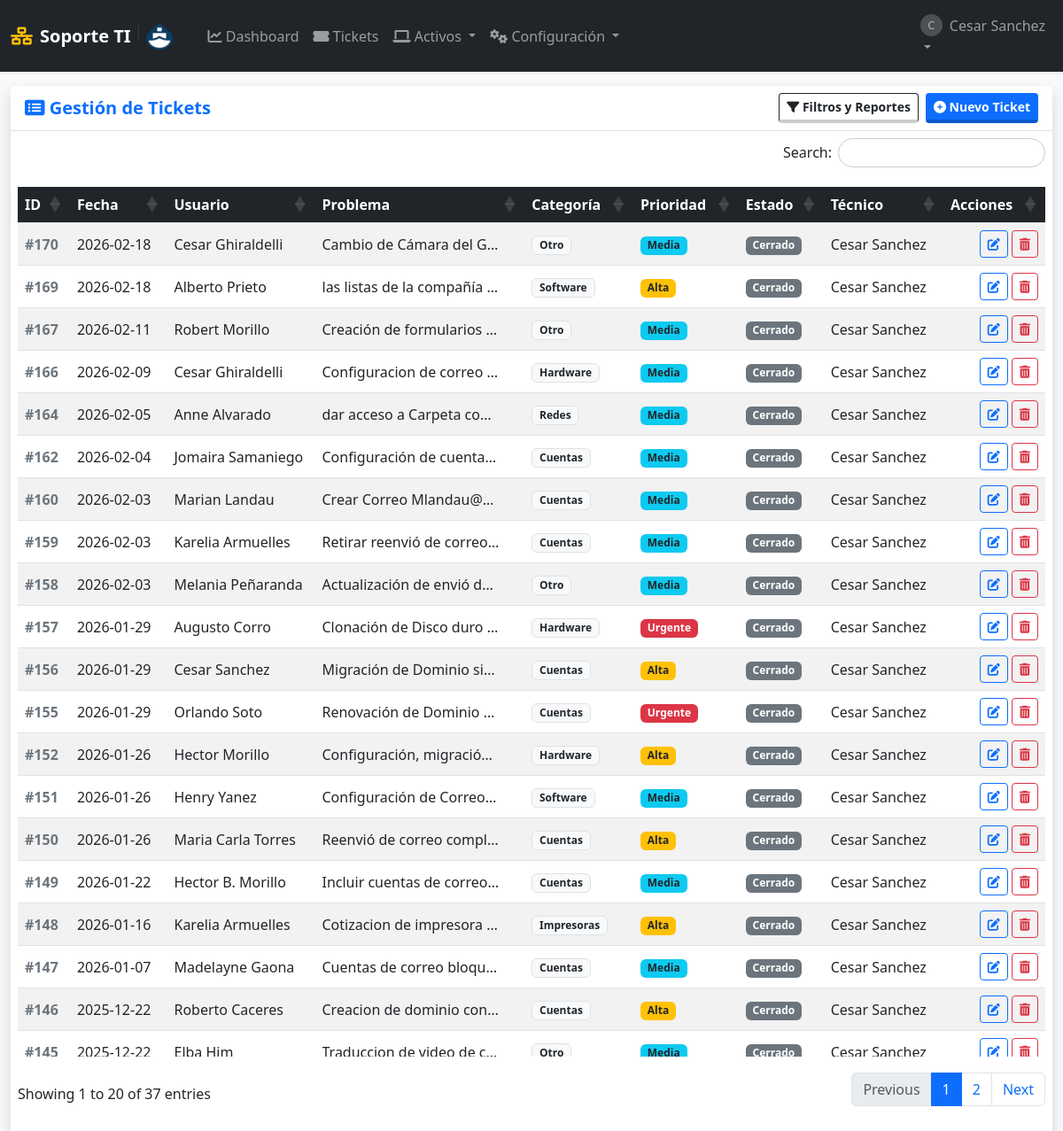
The app's page /soportes?tecnico_id=54 (signed in) with its own data.
### tables this page shows
CREATE TABLE usuarios (
            id INTEGER PRIMARY KEY AUTOINCREMENT,
            username TEXT UNIQUE NOT NULL,
            email TEXT UNIQUE,
            password_hash TEXT NOT NULL,
            role TEXT NOT NULL DEFAULT 'user' CHECK(role IN ('admin', 'user', 'tecnico')),
            departamento TEXT,
            fecha_creacion TIMESTAMP DEFAULT CURRENT_TIMESTAMP
        );

CREATE TABLE soportes (
            id INTEGER PRIMARY KEY AUTOINCREMENT,
            fecha_creacion TIMESTAMP DEFAULT CURRENT_TIMESTAMP,
            
            usuario_id INTEGER NOT NULL,  -- Quién reporta
            tecnico_id INTEGER,           -- Quién atiende
            equipo_id INTEGER,            -- Equipo afectado (opcional)
            
            problema TEXT NOT NULL,
            descripcion_detallada TEXT,
            
            estado TEXT NOT NULL DEFAULT 'Abierto',
            prioridad TEXT NOT NULL DEFAULT 'Media',
            categoria TEXT NOT NULL DEFAULT 'Otro',
            
            solucion TEXT,
            fecha_inicio DATE,
            fecha_finalizacion DATE,
            
            FOREIGN KEY (usuario_id) REFERENCES usuarios (id) ON DELETE CASCADE,
            FOREIGN KEY (tecnico_id) REFERENCES usuarios (id) ON DELETE SET NULL,
            FOREIGN KEY (equipo_id) REFERENCES equipos (id) ON DELETE SET NULL
        );

### app.py (the view)
@app.route('/soportes')
@login_required
def lista_soportes():
    db = get_db()
    f_inicio = request.args.get('fecha_inicio')
    f_fin = request.args.get('fecha_fin')
    f_categoria = request.args.get('categoria')
    f_prioridad = request.args.get('prioridad')
    f_estado = request.args.get('estado')
    f_tecnico = request.args.get('tecnico_id')
    query = """
        SELECT s.*, u.username as nombre_usuario, t.username as nombre_tecnico
        FROM soportes s
        JOIN usuarios u ON s.usuario_id = u.id
        LEFT JOIN usuarios t ON s.tecnico_id = t.id
        WHERE 1=1
    """
    params = []
    if session['role'] == 'user':
        query += " AND s.usuario_id = ?"
        params.append(session['user_id'])
    if f_inicio and f_fin:
        query += " AND date(s.fecha_creacion) BETWEEN ? AND ?"
        params.extend([f_inicio, f_fin])
    if f_categoria and f_categoria != 'Todos':
        query += " AND s.categoria = ?"
        params.append(f_categoria)
    if f_prioridad and f_prioridad != 'Todos':
        query += " AND s.prioridad = ?"
        params.append(f_prioridad)
    if f_estado and f_estado != 'Todos':
        query += " AND s.estado = ?"
        params.append(f_estado)
    if f_tecnico and f_tecnico != 'Todos':
        query += " AND s.tecnico_id = ?"
        params.append(f_tecnico)
    query += """ ORDER BY CASE WHEN s.estado IN ('Abierto', 'En Proceso') THEN 0 ELSE 1 END ASC, s.fecha_creacion DESC """
    tickets = db.execute(query, params).fetchall()
    tecnicos = db.execute("SELECT id, username FROM usuarios WHERE role IN ('admin', 'tecnico')").fetchall()
    return render_template('lista_soportes.html', soportes=tickets, tecnicos=tecnicos, categorias=CATEGORIAS, prioridades=PRIORIDADES, estados=ESTADOS)

### app.py (called while the page is built)
def get_db():
    if 'db' not in g:
        g.db = sqlite3.connect(app.config['DB_FILE'])
        g.db.row_factory = sqlite3.Row
        g.db.execute("PRAGMA foreign_keys = ON")
    return g.db

def login_required(f):
    @wraps(f)
    def decorated_function(*args, **kwargs):
        if 'user_id' not in session:
            flash('Por favor, inicia sesión.', 'warning')
            return redirect(url_for('login'))
        return f(*args, **kwargs)
    return decorated_function

### templates/lista_soportes.html (shortened to what this page needs)
{% extends "layout.html" %}
{% block content %}
<div class="card shadow h-100 border-0">
    <div class="card-header bg-white py-2 border-bottom d-flex justify-content-between align-items-center">
        <h5 class="mb-0 text-primary fw-bold"><i class="fas fa-list-alt"></i> Gestión de Tickets</h5>
        <div class="d-flex gap-2">
            <button class="btn btn-outline-dark btn-sm" type="button" data-bs-toggle="collapse" data-bs-target="#panelFiltros">
                <i class="fas fa-filter"></i> Filtros y Reportes
            </button>
            <a href="{{ url_for('agregar') }}" class="btn btn-primary btn-sm">
                <i class="fas fa-plus-circle"></i> Nuevo Ticket
            </a>
        </div>
    </div>
    <div class="card-body p-2">
        <table class="table table-striped table-hover tabla-enterprise w-100 align-middle">
            <thead>
                <tr>
                    <th>ID</th>
                    <th>Fecha</th>
                    <th>Usuario</th>
                    <th>Problema</th>
                    <th>Categoría</th>
                    <th>Prioridad</th>
                    <th>Estado</th>
                    <th>Técnico</th>
                    <th>Acciones</th>
                </tr>
            </thead>
            <tbody>
                {% for soporte in soportes %}
                <tr>
                    <td class="fw-bold text-secondary">#{{ soporte.id }}</td>
                    <td data-order="{{ soporte.fecha_creacion }}">
                        {{ soporte.fecha_creacion[:10] }}
                    </td>
                    <td>{{ soporte.nombre_usuario }}</td>
                    <td title="{{ soporte.problema }}">
                        <div style="max-width: 200px; white-space: nowrap; overflow: hidden; text-overflow: ellipsis;">
                            {{ soporte.problema }}
                        </div>
                    </td>
                    <td><span class="badge bg-light text-dark border">{{ soporte.categoria }}</span></td>
                    <td>
                        {% if soporte.prioridad == 'Urgente' %}<span class="badge bg-danger">Urgente</span>
                        {% elif soporte.prioridad == 'Alta' %}<span class="badge bg-warning text-dark">Alta</span>
                        {% else %}<span class="badge bg-info text-dark">{{ soporte.prioridad }}</span>
                        {% endif %}
                    </td>
                    <td>
                        {% if soporte.estado == 'Abierto' %}<span class="badge bg-success">Abierto</span>
                        {% elif soporte.estado == 'En Proceso' %}<span class="badge bg-primary">En Proceso</span>
                        {% elif soporte.estado == 'Resuelto' %}<span class="badge bg-info">Resuelto</span>
                        {% else %}<span class="badge bg-secondary">Cerrado</span>
                        {% endif %}
                    </td>
                    <td>{{ soporte.nombre_tecnico or '' }}</td>
                    <td class="text-end">
                        <div class="d-flex gap-1 justify-content-end">
                            {% if session['role'] in ['admin', 'tecnico'] or session['user_id'] == soporte.usuario_id %}
                                <a href="{{ url_for('editar', ticket_id=soporte.id) }}" class="btn btn-outline-primary btn-sm" title="Ver/Editar">
                                    <i class="fas fa-edit"></i>
                                </a>
                            {% endif %}
                            {% if session['role'] == 'admin' %}
                                <form action="{{ url_for('eliminar_soporte', ticket_id=soporte.id) }}" method="POST" onsubmit="return confirm('⚠️ ¿Eliminar Ticket #{{ soporte.id }}?\nEsta acción es irreversible.');">
                                    <button class="btn btn-outline-danger btn-sm" title="Eliminar Ticket">
                                        <i class="fas fa-trash-alt"></i>
                                    </button>
                                </form>
                            {% endif %}
                        </div>
                    </td>
                </tr>
                {% endfor %}
            </tbody>
        </table>
    </div>
</div>
{% endblock %}

### templates/layout.html (shortened to what this page needs)
<!DOCTYPE html>
<html lang="es">
<head>
    <link href="https://cdn.jsdelivr.net/npm/bootstrap@5.3.0/dist/css/bootstrap.min.css" rel="stylesheet">
    <link rel="stylesheet" href="https://cdnjs.cloudflare.com/ajax/libs/font-awesome/6.0.0/css/all.min.css">
    <link rel="stylesheet" href="https://cdn.datatables.net/1.13.4/css/dataTables.bootstrap5.min.css">
    <link rel="stylesheet" href="https://cdn.datatables.net/responsive/2.4.1/css/responsive.bootstrap5.min.css">
    <link rel="stylesheet" href="https://cdn.datatables.net/buttons/2.3.6/css/buttons.bootstrap5.min.css">
    <link rel="stylesheet" href="{{ url_for('static', filename='css/style.css') }}">
</head>
<body class="bg-light sap-mode">
    <nav class="navbar navbar-expand-lg navbar-dark bg-dark shadow-sm z-index-1000">
        <div class="container-fluid">
            <a class="navbar-brand fw-bold d-flex align-items-center" href="{{ url_for('dashboard') }}">
                <i class="fas fa-network-wired me-2 text-warning"></i>
                Soporte TI
                <img src="{{ url_for('static', filename='img/logo.png') }}" alt="Logo Empresa" height="30" class="d-inline-block align-text-top">
            </a>
            <div class="collapse navbar-collapse" id="navbarNav">
                {% if session.get('user_id') %}
                <ul class="navbar-nav me-auto ms-3">
                    <li class="nav-item">
                        <a class="nav-link" href="{{ url_for('dashboard') }}"><i class="fas fa-chart-line"></i> Dashboard</a>
                    </li>
                    <li class="nav-item">
                        <a class="nav-link" href="{{ url_for('lista_soportes') }}"><i class="fas fa-ticket-alt"></i> Tickets</a>
                    </li>
                    {% if session.get('role') in ['admin', 'tecnico'] %}
                    <li class="nav-item dropdown">
                        <a class="nav-link dropdown-toggle" href="#" data-bs-toggle="dropdown">
                            <i class="fas fa-laptop"></i> Activos
                        </a>
                    </li>
                    {% endif %}
                    {% if session.get('role') == 'admin' %}
                    <li class="nav-item dropdown">
                        <a class="nav-link dropdown-toggle" href="#" data-bs-toggle="dropdown">
                            <i class="fas fa-cogs"></i> Configuración
                        </a>
                    </li>
                    {% endif %}
                </ul>
                <ul class="navbar-nav">
                    <li class="nav-item dropdown">
                        <a class="nav-link dropdown-toggle" href="#" data-bs-toggle="dropdown">
                            <div class="d-flex align-items-center">
                                <div class="avatar-circle-sm me-2">{{ session.get('username')[0].upper() }}</div>
                                {{ session.get('username') }}
                            </div>
                        </a>
                    </li>
                </ul>
                {% endif %}
            </div>
        </div>
    </nav>
    <main class="container-fluid py-3 main-container">
        {% block content %}{% endblock %}
    </main>
</body>
</html>

### static/css/style.css (style rules this page uses)
body.sap-mode { height: 100vh; display: flex; flex-direction: column; margin: 0; overflow: hidden; }
.main-container { flex: 1; overflow-y: auto; padding-bottom: 20px; width: 100%; }
.btn { transition: all 0.15s ease-in-out; border-bottom: 4px solid rgba(0,0,0,0.2) !important; font-weight: 600; }
.btn-outline-primary, .btn-outline-secondary, .btn-outline-danger { border-bottom: 1px solid currentColor !important; }
.avatar-circle-sm { width: 25px; height: 25px; background-color: #ffffff33; border-radius: 50%; text-align: center; line-height: 25px; font-size: 0.8em; }
table.dataTable thead th { background-color: #212529; color: white; position: sticky; top: 0; z-index: 10; }
body::before { content: ""; position: fixed; top: 0; left: 0; width: 100%; height: 100%; background-image: url('../img/logo.png'); background-repeat: no-repeat; background-position: center center; background-size: 500px; opacity: 0.05; z-index: -1; pointer-events: none; }

### records on screen
usuarios: get "Cesar Sanchez"
soportes: id "170", fecha_creacion "2026-02-18", nombre_usuario "Cesar Ghiraldelli", problema "Cambio de Cámara del G…", categoria "Otro", prioridad "Media", estado "Cerrado", username "Cesar Sanchez"
soportes: id "169", fecha_creacion "2026-02-18", nombre_usuario "Alberto Prieto", problema "las listas de la compañía…", categoria "Software", prioridad "Alta", estado "Cerrado", username "Cesar Sanchez"
soportes: id "167", fecha_creacion "2026-02-11", nombre_usuario "Robert Morillo", problema "Creación de formularios…", categoria "Otro", prioridad "Media", estado "Cerrado", username "Cesar Sanchez"
soportes: id "166", fecha_creacion "2026-02-09", nombre_usuario "Cesar Ghiraldelli", problema "Configuracion de correo…", categoria "Hardware", prioridad "Media", estado "Cerrado", username "Cesar Sanchez"
soportes: id "164", fecha_creacion "2026-02-05", nombre_usuario "Anne Alvarado", problema "dar acceso a Carpeta co…", categoria "Redes", prioridad "Media", estado "Cerrado", username "Cesar Sanchez"
soportes: id "162", fecha_creacion "2026-02-04", nombre_usuario "Jomaira Samaniego", problema "Configuración de cuenta…", categoria "Cuentas", prioridad "Media", estado "Cerrado", username "Cesar Sanchez"
soportes: id "160", fecha_creacion "2026-02-03", nombre_usuario "Marian Landau", problema "Crear Correo Mlandau@…", categoria "Cuentas", prioridad "Media", estado "Cerrado", username "Cesar Sanchez"
soportes: id "159", fecha_creacion "2026-02-03", nombre_usuario "Karelia Armuelles", problema "Retirar reenvió de correo…", categoria "Cuentas", prioridad "Media", estado "Cerrado", username "Cesar Sanchez"
soportes: id "158", fecha_creacion "2026-02-03", nombre_usuario "Melania Peñaranda", problema "Actualización de envió d…", categoria "Otro", prioridad "Media", estado "Cerrado", username "Cesar Sanchez"
soportes: id "157", fecha_creacion "2026-01-29", nombre_usuario "Augusto Corro", problema "Clonación de Disco duro…", categoria "Hardware", prioridad "Urgente", estado "Cerrado", username "Cesar Sanchez"
soportes: id "156", fecha_creacion "2026-01-29", nombre_usuario "Cesar Sanchez", problema "Migración de Dominio si…", categoria "Cuentas", prioridad "Alta", estado "Cerrado", username "Cesar Sanchez"
soportes: id "155", fecha_creacion "2026-01-29", nombre_usuario "Orlando Soto", problema "Renovación de Dominio…", categoria "Cuentas", prioridad "Urgente", estado "Cerrado", username "Cesar Sanchez"
soportes: id "152", fecha_creacion "2026-01-26", nombre_usuario "Hector Morillo", problema "Configuración, migració…", categoria "Hardware", prioridad "Alta", estado "Cerrado", username "Cesar Sanchez"
soportes: id "151", fecha_creacion "2026-01-26", nombre_usuario "Henry Yanez", problema "Configuración de Correo…", categoria "Software", prioridad "Media", estado "Cerrado", username "Cesar Sanchez"
soportes: id "150", fecha_creacion "2026-01-26", nombre_usuario "Maria Carla Torres", problema "Reenvió de correo compl…", categoria "Cuentas", prioridad "Alta", estado "Cerrado", username "Cesar Sanchez"
soportes: id "149", fecha_creacion "2026-01-22", nombre_usuario "Hector B. Morillo", problema "Incluir cuentas de correo…", categoria "Cuentas", prioridad "Media", estado "Cerrado", username "Cesar Sanchez"
soportes: id "148", fecha_creacion "2026-01-16", nombre_usuario "Karelia Armuelles", problema "Cotizacion de impresora…", categoria "Impresoras", prioridad "Alta", estado "Cerrado", username "Cesar Sanchez"
soportes: id "147", fecha_creacion "2026-01-07", nombre_usuario "Madelayne Gaona", problema "Cuentas de correo bloqu…", categoria "Cuentas", prioridad "Media", estado "Cerrado", username "Cesar Sanchez"
soportes: id "146", fecha_creacion "2025-12-22", nombre_usuario "Roberto Caceres", problema "Creacion de dominio con…", categoria "Cuentas", prioridad "Alta", estado "Cerrado", username "Cesar Sanchez"
soportes: id "145", fecha_creacion "2025-12-22", nombre_usuario "Elba Him", problema "Traduccion de video de c…", categoria "Otro", prioridad "Media", estado "Cerrado", username "Cesar Sanchez"

### other values on screen
{{ session.get('username')[0].upper() }} "C"
